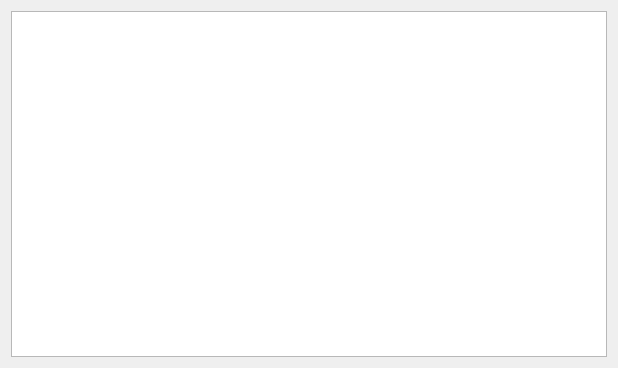
<?xml version="1.0" encoding="UTF-8"?>
<ui version="4.0">
 <class>ScreenshotSave</class>
 <widget class="QDialog" name="ScreenshotSave">
  <property name="geometry">
   <rect>
    <x>0</x>
    <y>0</y>
    <width>618</width>
    <height>368</height>
   </rect>
  </property>
  <property name="windowTitle">
   <string>Dialog</string>
  </property>
  <layout class="QHBoxLayout" name="horizontalLayout">
   <item>
    <widget class="QGraphicsView" name="sceneView"/>
   </item>
  </layout>
 </widget>
 <resources/>
 <connections/>
</ui>
